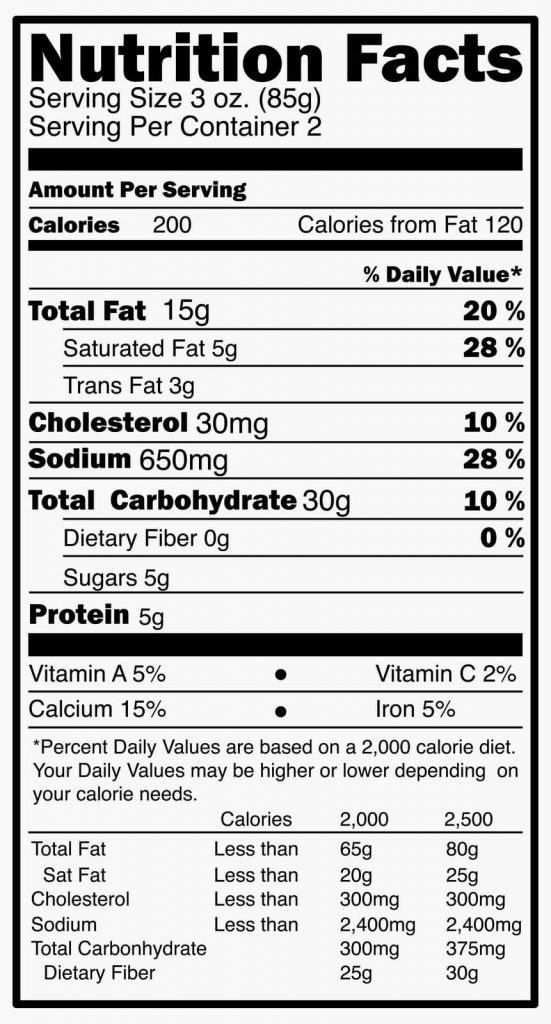
#> input picture sample.jpg, 551 x 1024 px
$ python 'Line Detection.py'
#> lines starting #> are read from the running program, lines starting #| are printed output that depends on the picture; after the words box and inside, x2 and y2 are one past the last pixel; in counts of white or black regions, pixels touching at a corner belong together
import cv2
import numpy as np

img = cv2.imread('sample.jpg')
#> img is the input picture: shape (1024, 551, 3); min 0, max 255, mean 196.3

gray = cv2.cvtColor(img,cv2.COLOR_BGR2GRAY)
edges = cv2.Canny(gray,50,150,apertureSize = 3)
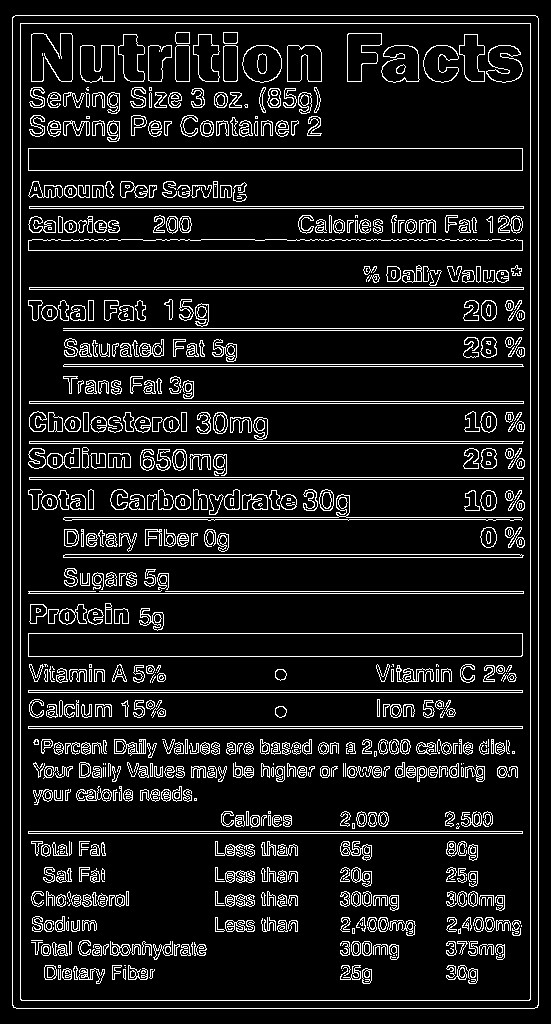
#> edges: shape (1024, 551); 10.3% white in thin lines or dots

lines = cv2.HoughLines(edges,1,np.pi/180,230)
#> lines = 43 rows, first 8: [12, 0], [538, 0], [20, 0], [530, 0], [15, 1.57], [1008, 1.57], [23, 1.57], [1000, 1.57]

for line in lines:
    for rho, theta in line:
        a = np.cos(theta)
        b = np.sin(theta)
        x0 = a*rho
        y0 = b*rho
        x1 = int(x0 + 1000*(-b))
        y1 = int(y0 + 1000*(a))
        x2 = int(x0 - 1000*(-b))
        y2 = int(y0 - 1000*(a))
        cv2.line(img,(x1,y1),(x2,y2),(0,0,255),2)
#> this loop made 43 passes
#> line on passes 1 to 12: [[12, 0]], [[538, 0]], [[20, 0]], [[530, 0]], [[15, 1.57]], [[1008, 1.57]], [[23, 1.57]], [[1000, 1.57]], [[593, 1.57]], [[148, 1.57]], [[170, 1.57]], [[206, 1.57]]
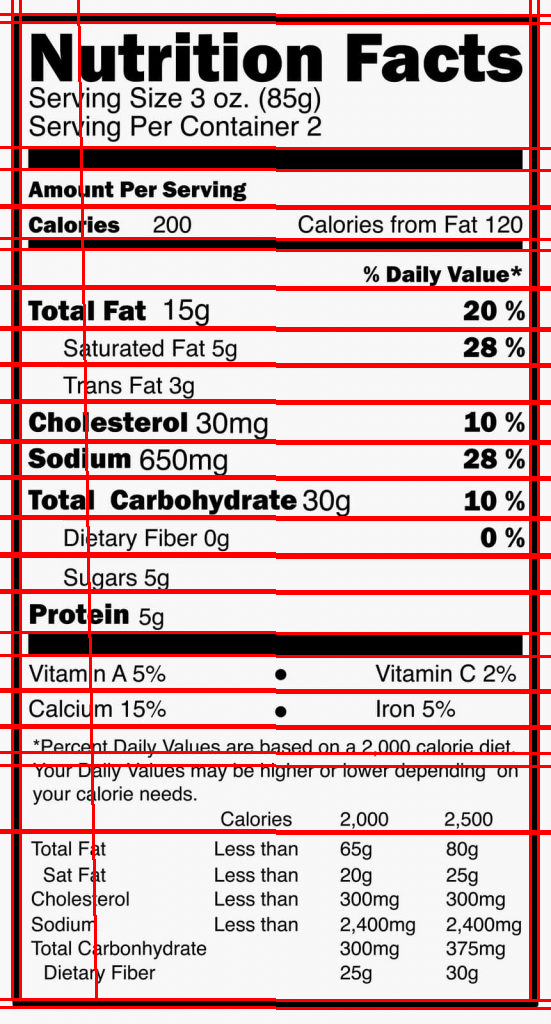
#> img: shape (1024, 551, 3); 12.36% of pixels changed, all inside (x1, y1, x2, y2) = (0, 0, 551, 1010)

cv2.imshow('Regular Hough Lines', img)

cv2.waitKey(0)
cv2.destroyAllWindows()
